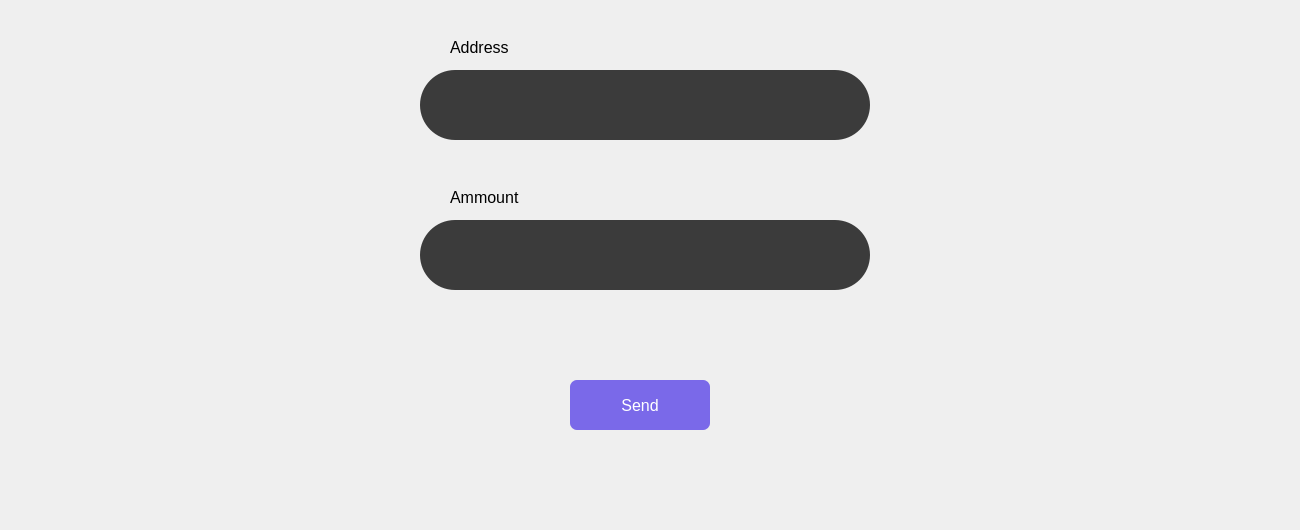
          <widget class="QWidget" name="page_14">
           <widget class="QWidget" name="widget_27" native="true">
            <property name="geometry">
             <rect>
              <x>0</x>
              <y>0</y>
              <width>1291</width>
              <height>521</height>
             </rect>
            </property>
            <property name="styleSheet">
             <string notr="true">QLineEdit{
border-radius:35;
}
QPushButton{
background-color:rgb(122, 105, 233);
color:white;
border-radius:7px;
}</string>
            </property>
            <widget class="QLineEdit" name="lineEdit_15">
             <property name="geometry">
              <rect>
               <x>420</x>
               <y>70</y>
               <width>450</width>
               <height>70</height>
              </rect>
             </property>
             <property name="minimumSize">
              <size>
               <width>450</width>
               <height>70</height>
              </size>
             </property>
             <property name="maximumSize">
              <size>
               <width>450</width>
               <height>70</height>
              </size>
             </property>
             <property name="font">
              <font>
               <pointsize>14</pointsize>
              </font>
             </property>
             <property name="styleSheet">
              <string notr="true">background-color: rgb(59, 59, 59);</string>
             </property>
             <property name="text">
              <string/>
             </property>
             <property name="placeholderText">
              <string/>
             </property>
            </widget>
            <widget class="QLineEdit" name="lineEdit_16">
             <property name="geometry">
              <rect>
               <x>420</x>
               <y>220</y>
               <width>450</width>
               <height>70</height>
              </rect>
             </property>
             <property name="minimumSize">
              <size>
               <width>450</width>
               <height>70</height>
              </size>
             </property>
             <property name="maximumSize">
              <size>
               <width>450</width>
               <height>70</height>
              </size>
             </property>
             <property name="font">
              <font>
               <pointsize>14</pointsize>
              </font>
             </property>
             <property name="styleSheet">
              <string notr="true">background-color: rgb(59, 59, 59);</string>
             </property>
             <property name="text">
              <string/>
             </property>
             <property name="placeholderText">
              <string/>
             </property>
            </widget>
            <widget class="QLabel" name="label_95">
             <property name="geometry">
              <rect>
               <x>450</x>
               <y>30</y>
               <width>151</width>
               <height>36</height>
              </rect>
             </property>
             <property name="font">
              <font>
               <pointsize>16</pointsize>
              </font>
             </property>
             <property name="styleSheet">
              <string notr="true">text-align:center;</string>
             </property>
             <property name="text">
              <string>&lt;html&gt;&lt;head/&gt;&lt;body&gt;&lt;p&gt;&lt;span style=&quot; font-size:12pt;&quot;&gt;Address&lt;/span&gt;&lt;/p&gt;&lt;/body&gt;&lt;/html&gt;</string>
             </property>
            </widget>
            <widget class="QLabel" name="label_96">
             <property name="geometry">
              <rect>
               <x>450</x>
               <y>180</y>
               <width>91</width>
               <height>36</height>
              </rect>
             </property>
             <property name="font">
              <font>
               <pointsize>16</pointsize>
              </font>
             </property>
             <property name="styleSheet">
              <string notr="true">text-align:center;</string>
             </property>
             <property name="text">
              <string>&lt;html&gt;&lt;head/&gt;&lt;body&gt;&lt;p&gt;&lt;span style=&quot; font-size:12pt;&quot;&gt;Ammount&lt;/span&gt;&lt;/p&gt;&lt;/body&gt;&lt;/html&gt;</string>
             </property>
            </widget>
            <widget class="QPushButton" name="pushButton_100">
             <property name="geometry">
              <rect>
               <x>570</x>
               <y>380</y>
               <width>140</width>
               <height>50</height>
              </rect>
             </property>
             <property name="minimumSize">
              <size>
               <width>140</width>
               <height>50</height>
              </size>
             </property>
             <property name="maximumSize">
              <size>
               <width>140</width>
               <height>50</height>
              </size>
             </property>
             <property name="font">
              <font>
               <pointsize>12</pointsize>
               <bold>false</bold>
              </font>
             </property>
             <property name="text">
              <string>Send</string>
             </property>
            </widget>
           </widget>
          </widget>
